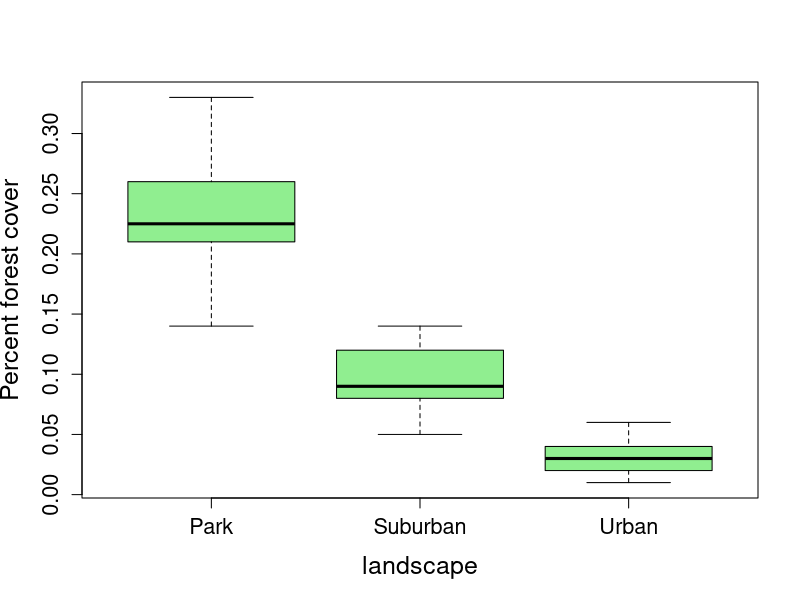
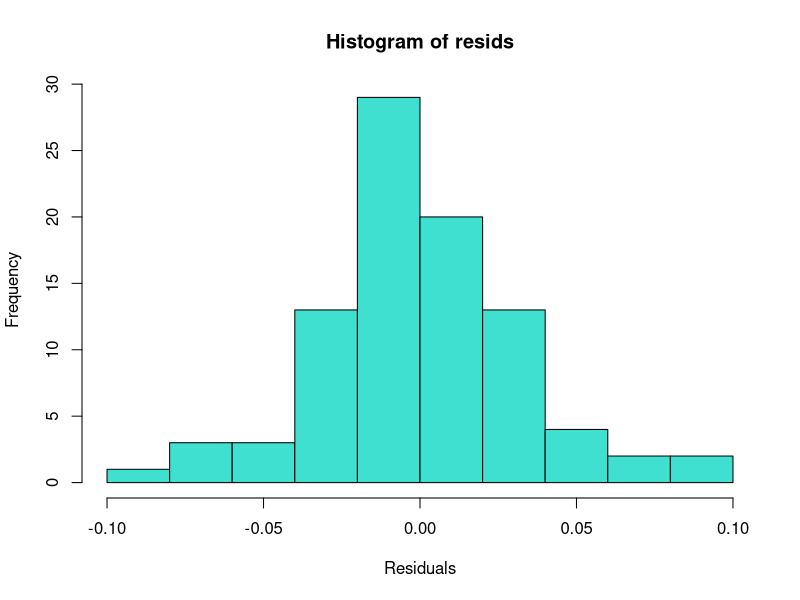
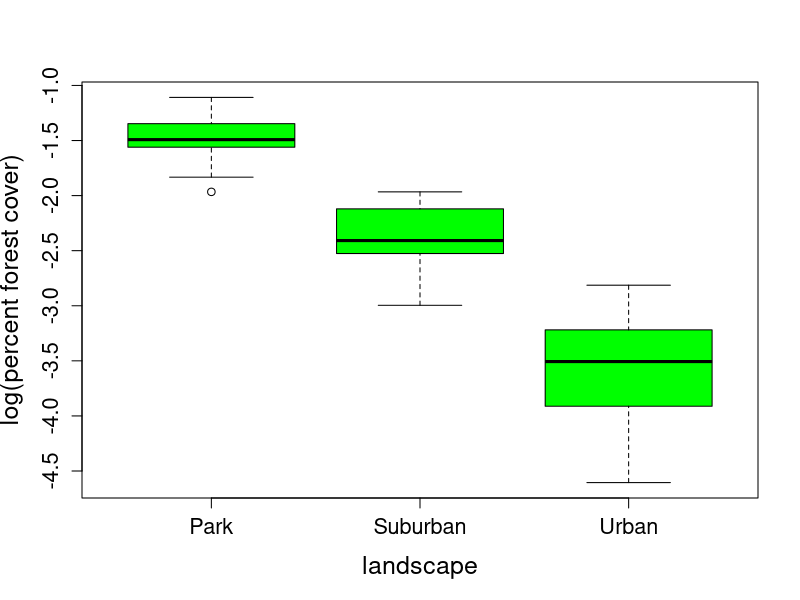
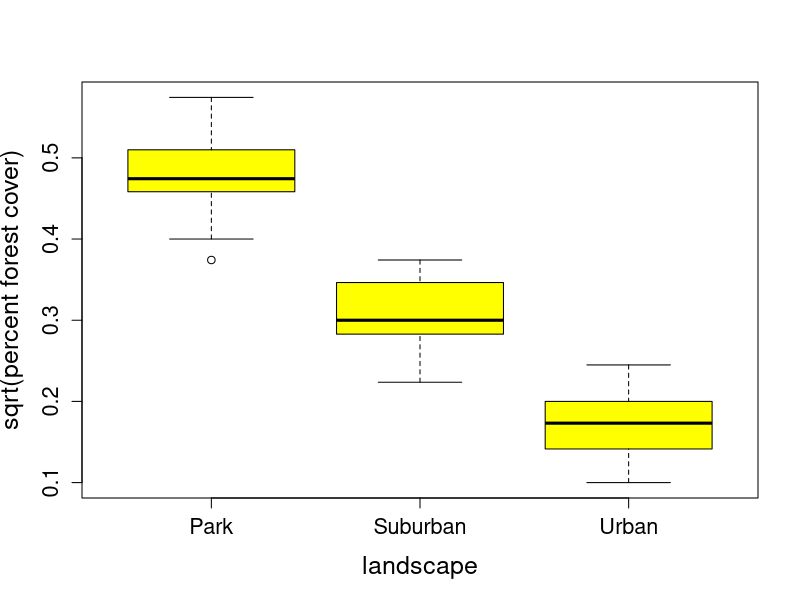
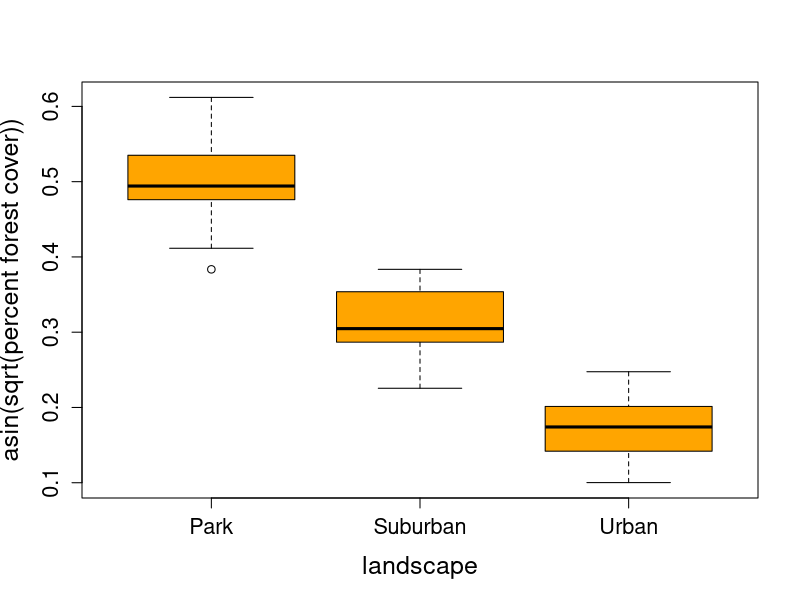
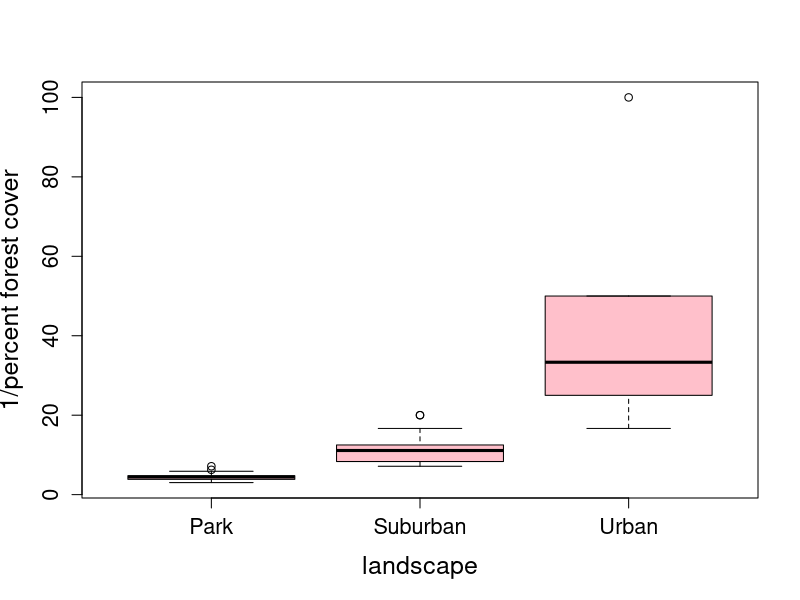

Recreate these plots in R, in order.
## ----infectionRates,size='tiny'------------------------------------------
infectionRates <- read.csv("infectionRates.csv")
str(infectionRates)
summary(infectionRates)


## ----anova1,size='footnotesize'------------------------------------------
anova1 <- aov(percentInfected ~ landscape,
              data=infectionRates)
summary(anova1)


## ----boxfor1,fig.show='hide',size='footnotesize'-------------------------
boxplot(percentInfected~landscape, infectionRates,
        col="lightgreen", cex.lab=1.5, cex.axis=1.3,
        ylab="Percent forest cover")


## ----histresid0,fig.show='hide'------------------------------------------
resids <- resid(anova1)
hist(resids, col="turquoise", breaks=10, xlab="Residuals")


## ----shapiro-------------------------------------------------------------
shapiro.test(resids)


## ----log,size='scriptsize',fig.show='hide'-------------------------------
boxplot(log(percentInfected)~landscape, infectionRates, col="green",
      cex.lab=1.5, cex.axis=1.3, ylab="log(percent forest cover)")


## ----sqrt,size='scriptsize',fig.show='hide'------------------------------
boxplot(sqrt(percentInfected)~landscape, infectionRates, col="yellow",
        cex.lab=1.5, cex.axis=1.3, ylab="sqrt(percent forest cover)")


## ----asin,size='scriptsize',fig.show='hide'------------------------------
boxplot(asin(sqrt(percentInfected))~landscape, infectionRates, col="orange",
        cex.lab=1.5, cex.axis=1.3, ylab="asin(sqrt(percent forest cover))")


## ----recip,size='scriptsize',fig.show='hide'-----------------------------
boxplot(1/percentInfected~landscape, infectionRates, col="pink",
        cex.lab=1.5, cex.axis=1.3, ylab="1/percent forest cover")


## ----anova2,size='footnotesize'------------------------------------------
anova2 <- aov(log(percentInfected)~landscape,
              data=infectionRates)
summary(anova2)


## ----shapiro2,size='footnotesize'----------------------------------------
shapiro.test(resid(anova2))

